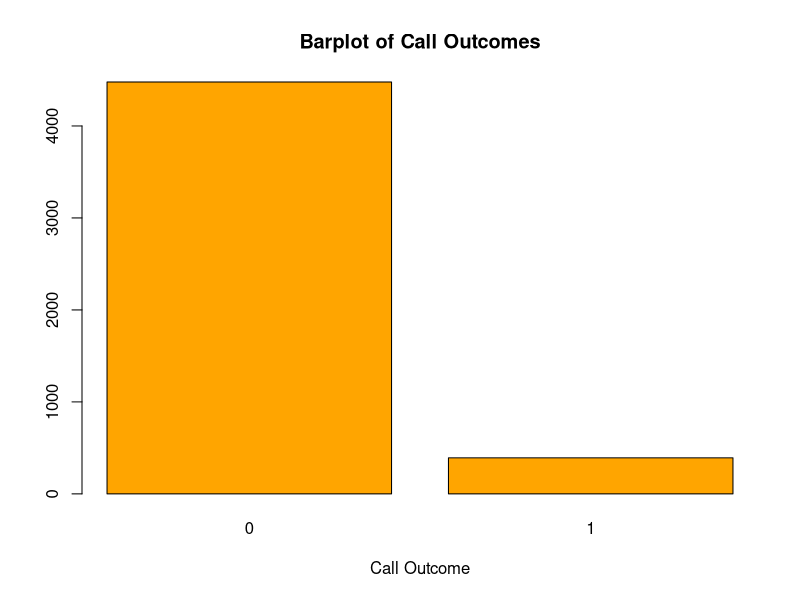

Here is the R script that generated this plot:
library(tidyverse)
library(dplyr)

data <- read_csv('data/bertrand_clean.csv')
view(data)

table(data$black)
table(data$call)
barplot(table(data$call), main = "Barplot of Call Outcomes", xlab = "Call Outcome", col = "orange")

ate.call <- mean(data$call[data$black == 1]) - mean(data$call[data$black == 0])
print(ate.call)